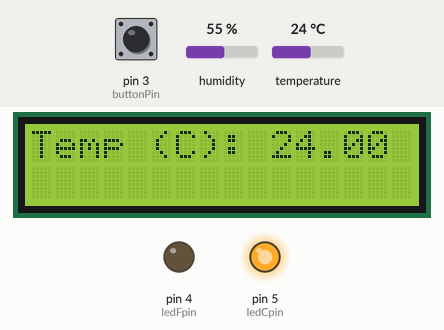
Simulated run of this sketch. Board: Arduino Uno, built with avr-gcc and run on an emulated ATmega328P. Shown: 16×2 character LCD, output pins drawn as LEDs (lit = HIGH). Inputs (shaded band) come from the test bench; at power-on: pin 3 (buttonPin) LOW, temperature 24 °C, humidity 55 %.

Above: at 1.2 s.
1.3 s: pin 3 (buttonPin) pulled HIGH for 0.65 s
At 2.0 s:
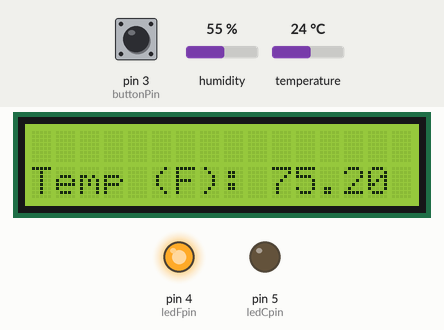
4.2 s: temperature set to 12 °C
At 4.7 s:
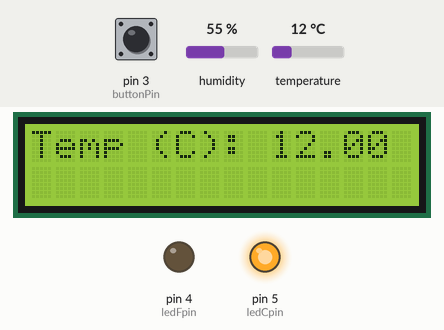
5.8 s: pin 3 (buttonPin) pulled HIGH for 1 s
At 6.3 s:
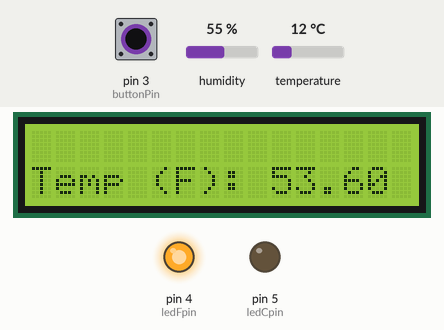
8.3 s: temperature set to 19 °C
At 8.9 s:
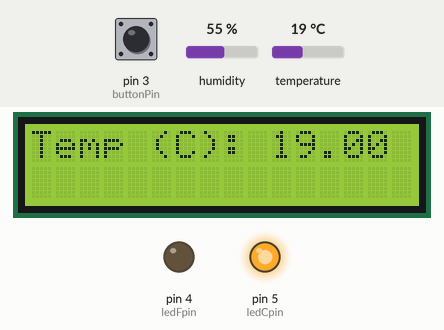
10.0 s: temperature set to 28 °C
At 10.5 s:
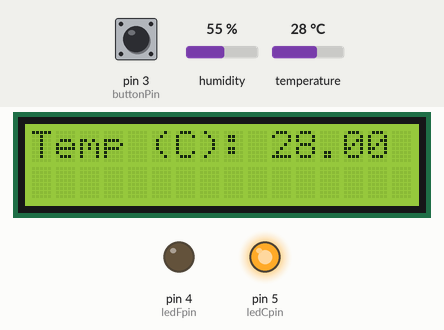
Timing chart, 0 to 12.6 s (numbered marks = the images above; inputs shaded):
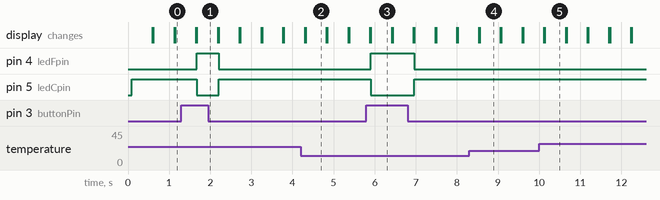

The sketch:

project1.ino
```cpp
#include <dht11.h>
#define DHT11PIN 2 //Pin 2 on arduino
#include <LiquidCrystal.h>

//Define each pin on the lcd
int rs = 7;
int en = 8;
int d4 = 9;
int d5 = 10;
int d6 = 11;
int d7 = 12;
//Initialize LCD
LiquidCrystal lcd(rs, en, d4, d5, d6, d7);
//Initialize temperature sensor
dht11 DHT11;
//Pushbutton and LED pins
const int buttonPin = 3;
const int ledFpin = 4;
const int ledCpin = 5;
int buttonState = 0;

//Set up code
void   setup()
{
  //Setup leds as output:
  pinMode(ledFpin, OUTPUT);
  pinMode(ledCpin, OUTPUT);
  //Set button pin as input:
  pinMode(buttonPin, INPUT);
  //Start lcd for using both rows on display
  lcd.begin(16,2);
  //Clear at beginning
  lcd.clear();

}

//Main program
void loop()
{


   //Read temperature
   int chk = DHT11.read(DHT11PIN);
   //Temperature in C and convert to F
   double tempc = (double)DHT11.temperature;
   double tempf = 1.8*tempc + 32;


  //Read button press:
  buttonState = digitalRead(buttonPin);

  if(buttonState == HIGH) //Mode 1
  {
  //LED F on:
  digitalWrite(ledFpin, HIGH);
  //LED C off:
  digitalWrite(ledCpin, LOW);
  //Printing temperature to lcd display
  //Print temp in F:
  lcd.setCursor(0,1);
  lcd.print("Temp (F): ");
  lcd.print(tempf, 2);
  }
  else //Mode 0
  {
  //LED C on:
  digitalWrite(ledCpin, HIGH);
  //LED F off:
  digitalWrite(ledFpin, LOW);
   //Print temp in C:
  lcd.setCursor(0,0);
  lcd.print("Temp (C): ");
  lcd.print(tempc, 2);
  }


  //Delay
  delay(500); //5 seconds should be enough time for someone to read the temp
  lcd.clear();

  delay(1); // 1 milisecond delay for refreshing the temperature. No noticeable blinking

}
```

Measured:
- after the input at 1.3 s, pin 4 (ledFpin): LOW → HIGH after 0.37 s, → LOW 0.53 s later; pin 5 (ledCpin): HIGH → LOW after 0.37 s, → HIGH 0.53 s later; the display: first differs from a run without the input after 0.38 s (image 1)
- after the input at 4.2 s, the display: first differs from a run without the input after 0.12 s (image 2)
- after the input at 5.8 s, pin 4 (ledFpin): LOW → HIGH after 0.11 s, → LOW 1.1 s later; pin 5 (ledCpin): HIGH → LOW after 0.11 s, → HIGH 1.1 s later; the display: first differs from a run without the input after 0.11 s (image 3)
- after the input at 8.3 s, the display: first differs from a run without the input after 0.25 s (image 4)
- after the input at 10.0 s, the display: first differs from a run without the input after 0.14 s (image 5)
- what the display in image 2 shows lasts 0.5 s, from 4.3 s to 4.8 s
